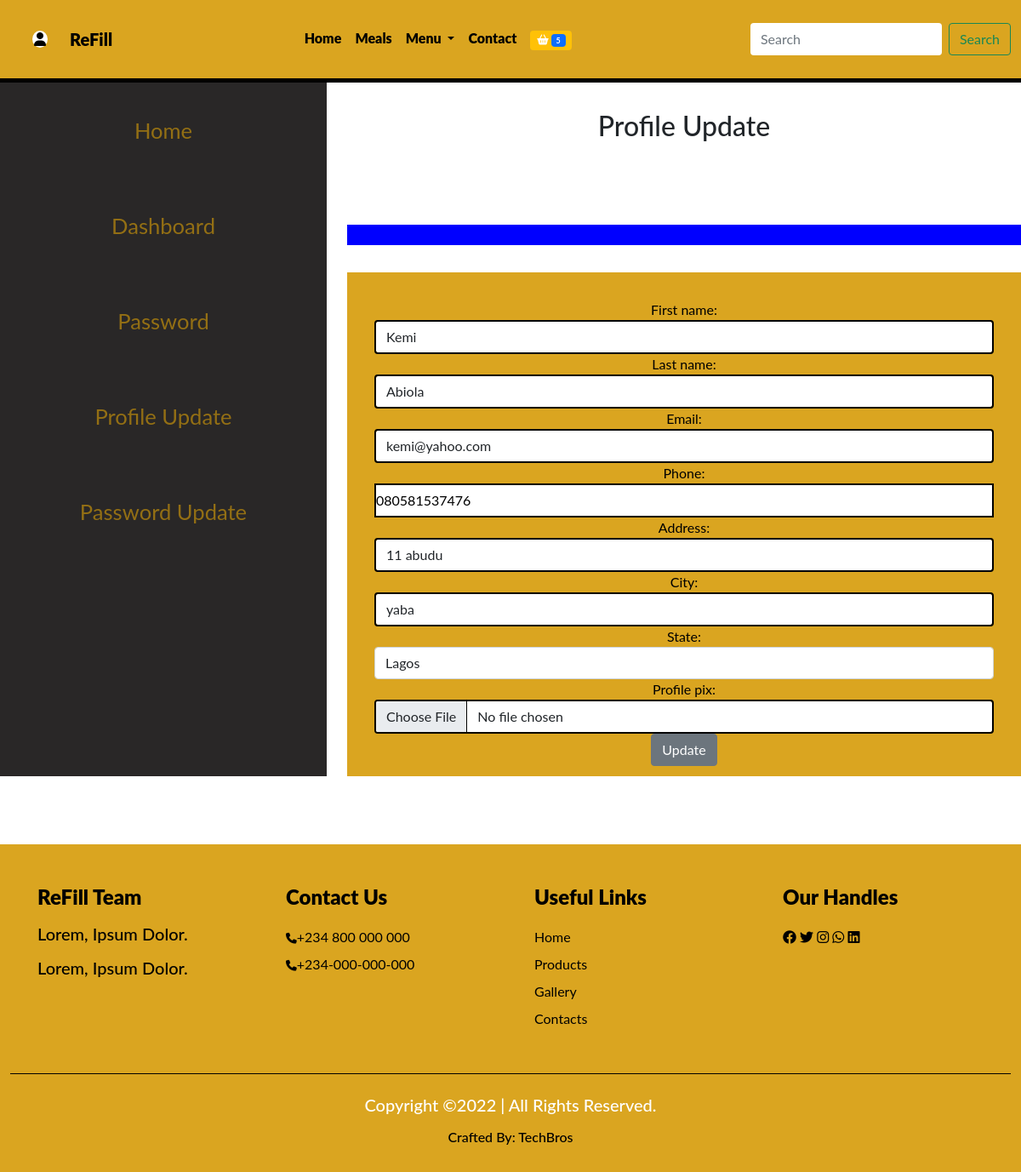
Screenshot of /profile_update (signed in) with the database file from the repository.
### dashboard/models.py (models this page shows, shortened)
class Profile(models.Model):
    user = models.OneToOneField(User, on_delete=models.CASCADE)
    first_name = models.CharField(max_length=50)
    last_name = models.CharField(max_length=50)
    email = models.EmailField(max_length=250)
    phone = models.CharField(max_length=50)
    address = models.CharField(max_length=250)
    city = models.CharField(max_length=250)
    state = models.CharField(max_length=250)
    profile_pix = models.ImageField(upload_to = 'dashboard', default='dashboard/avatar.jpg')

### techbro/views.py (the view, shortened to what this page needs)
# urls.py: path('profile_update', profile_update, name='profile_update'),
@login_required(login_url='signin')
def profile_update(request):
    form = ProfileUpdateForm(instance=request.user.profile)
    profile_data = Profile.objects.filter(user__username=request.user.username)
    context = {
       'form': form,
       'profile_data':profile_data,
    }
    return render(request, 'profile_update.html', context)

### dashboard/forms.py
class ProfileUpdateForm(forms.ModelForm):
    class Meta:
        model = Profile
        fields = [ 'first_name','last_name', 'email', 'phone', 'address','city', 'state', 'profile_pix']
        widgets = {
            'first_name': forms.TextInput(attrs={'class': 'form-control', 'placeholder': 'First Name is required'}),
            'last_name': forms.TextInput(attrs={'class': 'form-control', 'placeholder': 'Last Name is required'}),
            'email': forms.TextInput(attrs={'class': 'form-control', 'placeholder': 'email is required'}),
            'address': forms.TextInput(attrs={'class': 'form-control', 'placeholder': 'address is required'}),
            'city': forms.TextInput(attrs={'class': 'form-control', 'placeholder': 'city is required'}),
            'state': forms.Select(attrs={'class': 'form-control', 'placeholder': 'state is required'}, choices=STATE),
            "profile_pix": forms.FileInput(attrs ={'class': 'form-control'}),
        }

### techbro/context_processor.py (called while the page is built)
def cartcount(request,):
    count = Shopcart.objects.filter(user__username = request.user.username, paid = False)
    user1 = user__username = 1
    itemcount = 0
    for item in count:
        itemcount += item.c_item
    context = {
        'itemcount' : itemcount
    }
    return context

### techbro/templates/profile_update.html (shortened to what this page needs)
{% extends 'base.html' %}
  {%block header%}{% include 'header.html' %}{%endblock header %}
   {% block content  %}
            <section class="bigger">
                <div class="row text-center">
                  {% include 'dash_sidebar.html' %}
                    <div class="col-5 col-sm-6 col-md-3 col-lg-2 col-xl-8 base">
                        <div class="basic">
                            <div class="basicheader">
                                <h2>Profile Update</h2>
                            </div>
                            <div class="profileicon cas">
                            </div>
                            <div class="info">
                                <div class="form1">
                                    <div class="address">
                                        <form class="ade " action = "{% url 'profile_update' %}" method = "POST"  enctype = "multipart/form-data">
                                            <div class ="form-group">
                                                    {{form}}
                                            </div>
                                            <button type= "submit" class="btn btn-secondary text-white">Update</button>
                                        </form>
                                    </div>
                                </div>
                            </div>
                        </div>
                    </div>
                  </div>
            </section>
    {% endblock content %}
{%block footer%}{% include 'footer.html' %}{%endblock footer %}

### techbro/static/css/dash.css (style rules this page uses)
* { box-sizing: border-box; margin: 0; padding: 0; }
.basicheader h2 { font-size: 2rem; margin-top: 2rem; }
.profileicon { background-color: blue; font-size: 1rem; margin-top: 6rem; }
.basic .info { font-size: 1rem; margin-top: 2rem; }

### techbro/static/css/nedu.css (style rules this page uses)
* { padding: 0; margin: 0; box-sizing: border-box; }
:root { --body: white; --navbody: pink; --navbar: #0f0f0ffb; --text: #f8aa02; --navback: #003566; --moon: black; }
body { font-family: 'Lato', sans-serif; background: var(--body); }

### techbro/static/css/style.css (style rules this page uses)
* { margin: 0; padding: 0; box-sizing: border-box; }
.form1 { background: goldenrod; width: 100%; height: 37rem; padding: 2rem; }
.form1 input { height: 2.5rem; width: 100%; border: 2px solid black; }
.form1 label { color: black; font: 1rem; }

### techbro/static/css/index.css (style rules this page uses)
* { margin: 0; padding: 0; box-sizing: border-box; }

### rows the page displays
Profile: first_name "Kemi", last_name "Abiola", email "kemi@yahoo.com", phone "080581537476", address "11 abudu", city "yaba", state "Lagos"

### other values shown
{{ itemcount }} "5"
